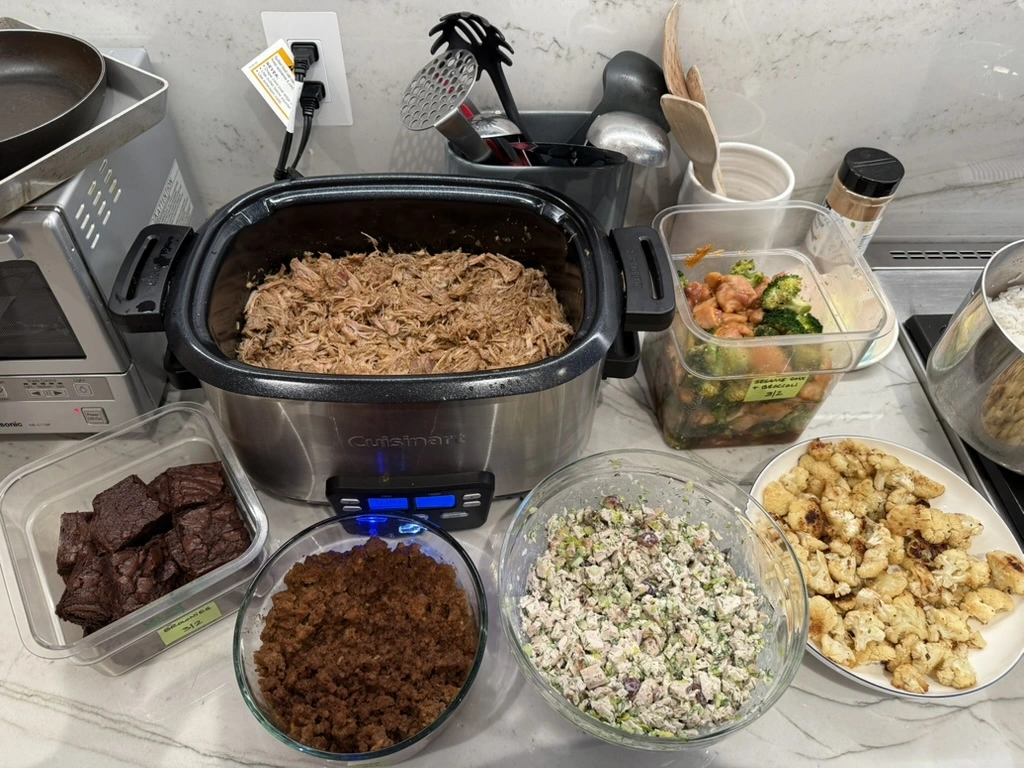
#> input picture assets/gallery/meal-prep/batch-cooking.webp, 1024 x 768 px
$ python -i assets.py   (imports and definitions only)
#> lines starting #> are read from the running program, lines starting #| are printed output that depends on the picture
#> further down, picture is the input picture: PIL image 1024x768 RGB; mean R, G, B 134.8, 125.2, 111.9
#!/usr/bin/env python3
"""Audit the private source library and create web-ready image derivatives."""

from __future__ import annotations

import argparse
import hashlib
import json
import math
import statistics
import subprocess
import sys
import tempfile
from collections import defaultdict
from pathlib import Path

try:
    from PIL import Image, ImageOps, UnidentifiedImageError
except ImportError:  # pragma: no cover - friendly CLI failure
    sys.exit("Pillow is required. Install it with: python3 -m pip install -r requirements-assets.txt")

REPO_ROOT = Path(__file__).resolve().parents[1]
MANIFEST_PATH = REPO_ROOT / "assets" / "asset-manifest.json"
ASSET_ROOT = REPO_ROOT / "assets"
IMAGE_EXTENSIONS = {".jpg", ".jpeg", ".png", ".webp", ".gif", ".tif", ".tiff", ".heic"}
GALLERY_SECTIONS = {"recent-tables", "meal-prep"}
VISUAL_MATCH_LIMIT = 0.05


def load_manifest() -> dict:
    with MANIFEST_PATH.open(encoding="utf-8") as handle:
        return json.load(handle)


# [7 lines left out: function image_files, not called in this run]


def relative(path: Path, root: Path) -> str:
    return path.relative_to(root).as_posix()


# [44 lines left out: functions file_hash, load_image, derivative_specs, not called in this run]


def visual_vector_image(original: Image.Image) -> tuple[float, ...]:
    """Return a crop/resize-normalized grayscale vector for derivative matching."""
    image = ImageOps.exif_transpose(original)
    if image.mode in {"RGBA", "LA"} or (image.mode == "P" and "transparency" in image.info):
        rgba = image.convert("RGBA")
        background = Image.new("RGBA", rgba.size, "white")
        image = Image.alpha_composite(background, rgba).convert("RGB")
    else:
        image = image.convert("RGB")
    image = ImageOps.fit(image, (48, 48), Image.Resampling.LANCZOS).convert("L")
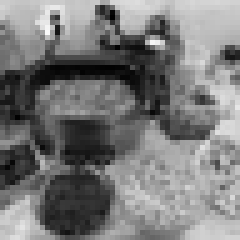
#> image: PIL image 48x48 L (shown 5 times larger); min 0, max 249, mean 121.7
    values = [float(value) for value in image.getdata()]
#> values = 2304 values, max 249 at index 297, min 0 at index 166, mean 121.7
    mean = statistics.fmean(values)
#> mean = 121.7
    spread = math.sqrt(statistics.fmean((value - mean) ** 2 for value in values)) or 1.0
#> spread = 59.44
    return tuple((value - mean) / spread for value in values)


def visual_vector(path: Path) -> tuple[float, ...]:
    return visual_vector_image(load_image(path))


def visual_score(left: tuple[float, ...], right: tuple[float, ...]) -> float:
    return statistics.fmean((a - b) ** 2 for a, b in zip(left, right))


# [173 lines left out: functions audit, flatten_transparency, prepare_image, generate, sync, main, not called in this run]


# [2 lines not run here, left out]

>>> from PIL import Image
>>> picture = Image.open('../assets/gallery/meal-prep/batch-cooking.webp')
>>> result = visual_vector_image(picture)
#> result = 2304 values, max 2.14 at index 297, min -2.05 at index 166, mean 3.7e-17

$ run again, on assets/gallery/menus/bbq-spread.webp
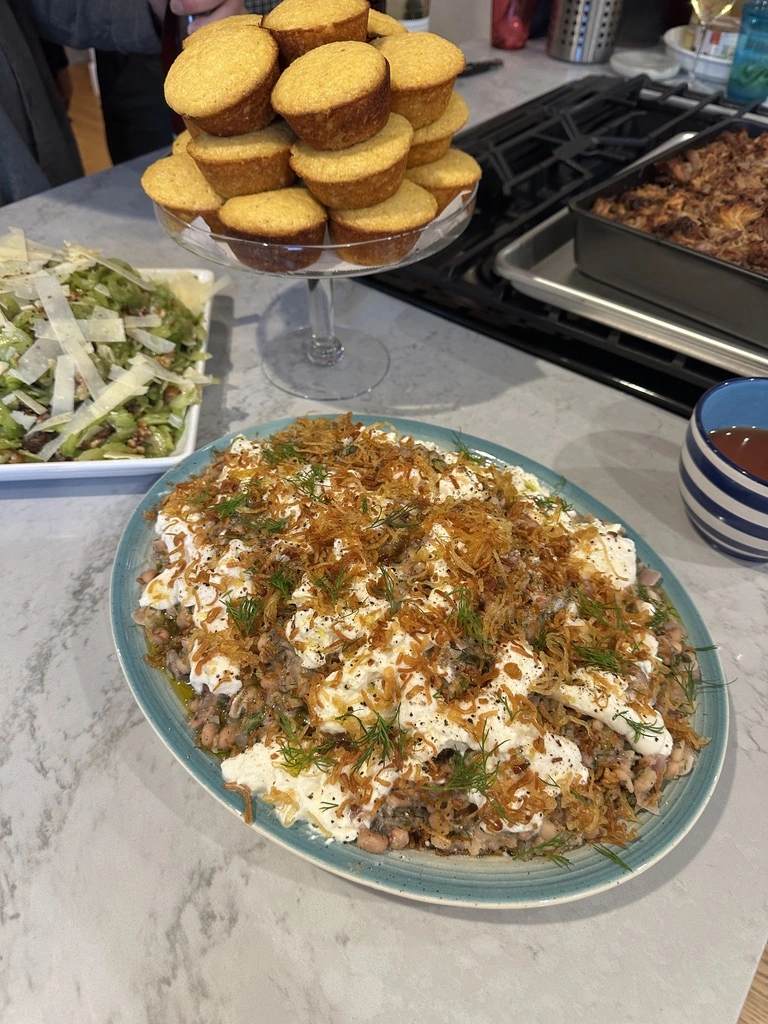
#> input picture assets/gallery/menus/bbq-spread.webp, 768 x 1024 px
#> picture is the input picture: PIL image 768x1024 RGB; mean R, G, B 142.6, 128.2, 106.5
#> in visual_vector_image, `image = ImageOps.fit(image, (48, 48), Image.Resampling.LANCZOS).conver..`:
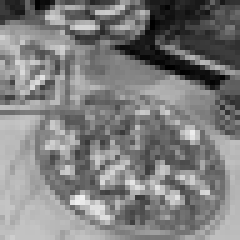
#> image: PIL image 48x48 L (shown 5 times larger); min 0, max 242, mean 126.2
#> values = 2304 values, max 242 at index 1888, min 0 at index 222, mean 126.2
#> mean = 126.2
#> spread = 49.35
#> result = 2304 values, max 2.35 at index 1888, min -2.56 at index 222, mean -4.93e-17

$ run again, on assets/gallery/menus/bbq-table.webp
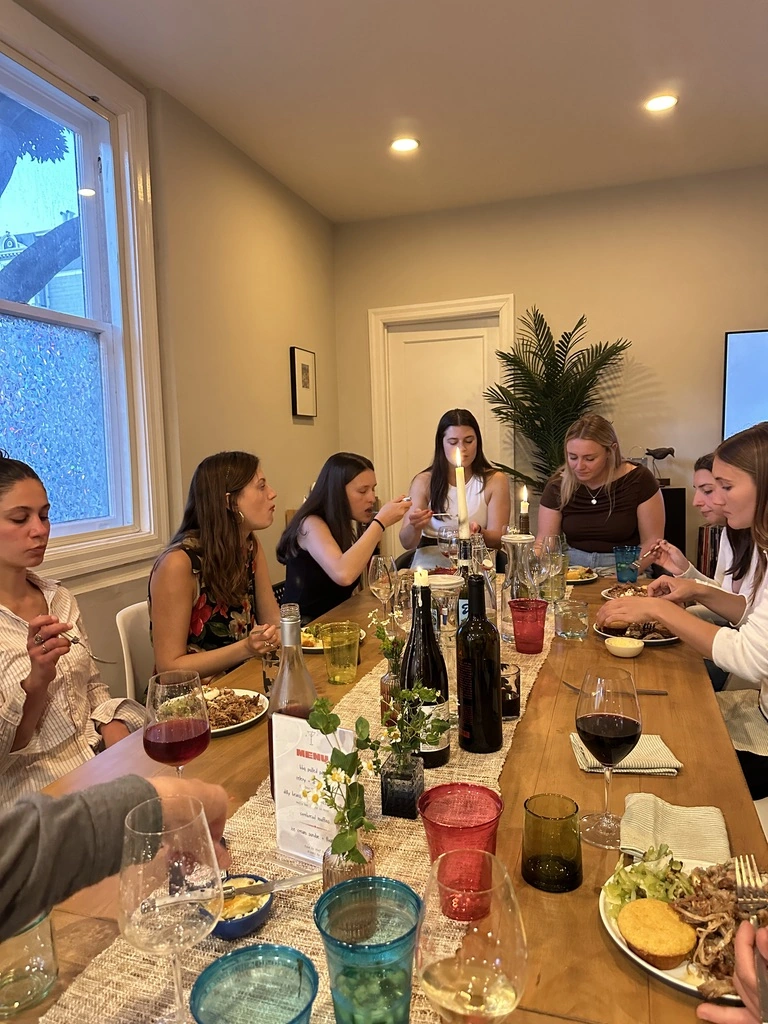
#> input picture assets/gallery/menus/bbq-table.webp, 768 x 1024 px
#> picture is the input picture: PIL image 768x1024 RGB; mean R, G, B 147.9, 119, 90.2
#> in visual_vector_image, `image = ImageOps.fit(image, (48, 48), Image.Resampling.LANCZOS).conver..`:
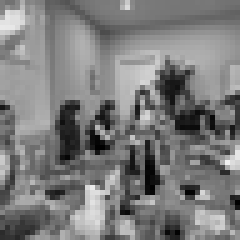
#> image: PIL image 48x48 L (shown 5 times larger); min 0, max 241, mean 123.8
#> values = 2304 values, max 241 at index 1581, min 0 at index 1412, mean 123.8
#> mean = 123.8
#> spread = 44.33
#> result = 2304 values, max 2.64 at index 1581, min -2.79 at index 1412, mean 1.48e-16
